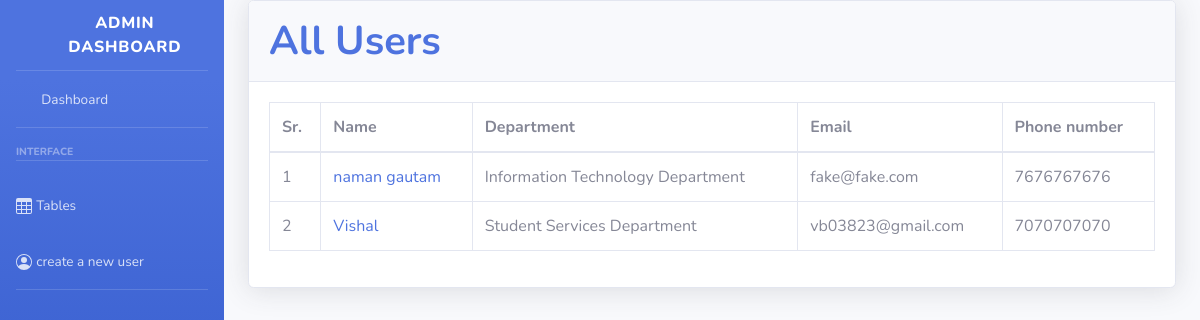
/all_user, run on the app's committed database.
### app1/models.py (models this page shows, shortened)
class Assign(models.Model):
    id = models.CharField(max_length=4, primary_key=True, unique=True, default=generate_id)
    name = models.CharField(max_length=20)
    email = models.EmailField(max_length=30, unique=True)
    dob = models.DateField(null=True, blank=True)
    department = models.ForeignKey('Department', on_delete=models.SET_NULL, null=True, blank=True)
    phone_number = models.CharField(max_length=13, unique=True)
    profile_picture = models.ImageField(upload_to='profile_pictures/', blank=True, null=True)
    user = models.OneToOneField(User, on_delete=models.CASCADE, related_name='assign', null=True, blank=True)
    class Meta:
        default_related_name = 'assign_users'

class Department(models.Model):
    name = models.CharField(max_length=100)

### app1/views.py (the view)
# urls.py: path('all_user',views.view_users, name='view_users'),
def view_users(request):
    assigns = Assign.objects.all()
    for assign in assigns:
        print(assign.id)
    return render(request, 'view_users.html', {'assigns': assigns})

### app1/Templates/view_users.html (shortened to what this page needs)
{% load static %}
<!DOCTYPE html>
<html lang="en">
<head>
    <link href="{% static 'vendor/fontawesome-free/css/all.min.css' %}" rel="stylesheet" type="text/css">
    <link href="{% static 'css/sb-admin-2.min.css' %}" rel="stylesheet">
    <link href="{% static 'vendor/datatables/dataTables.bootstrap4.min.css' %}" rel="stylesheet">
</head>
<body id="page-top">
    <div id="wrapper">
        <ul class="navbar-nav bg-gradient-primary sidebar sidebar-dark accordion" id="accordionSidebar">
            <a class="sidebar-brand d-flex align-items-center justify-content-center" href="/">
                <div class="sidebar-brand-icon rotate-n-15">
                    <i class="fas fa-laugh-wink"></i>
                </div>
                <div class="sidebar-brand-text mx-3">Admin dashboard</div>
            </a>
            <hr class="sidebar-divider my-0">
            <li class="nav-item">
                <a class="nav-link" href="/">
                    <i class="fas fa-fw fa-tachometer-alt"></i>
                    <span>Dashboard</span></a>
            </li>
            <hr class="sidebar-divider">
            <div class="sidebar-heading">
                Interface
            </div>
            <hr class="sidebar-divider">
            <li class="nav-item">
                <a class="nav-link" href="/table" , target="_blank">
                    <span>Tables</span></a>
            </li>
            <li class="nav-item">
                <a class="nav-link" href="/create_user">
                    <span>create a new user</span></a>
            </li>
            <hr class="sidebar-divider d-none d-md-block">
        </ul>
        <div id="content-wrapper" class="d-flex flex-column">
            <div id="content">
                <div class="container-fluid">
                    <div class="card shadow mb-4">
                        <div class="card-header py-3">
                            <h1 class="m-0 font-weight-bold text-primary">All Users</h1>
                        </div>
                        <div class="card-body">
                            <div class="table-responsive">
                                <table class="table table-bordered" id="dataTable" width="100%" cellspacing="0">
                                    <thead>
                                        <tr>
                                            <th>Sr.</th>
                                            <th>Name</th>
                                            <th>Department</th>
                                            <th>Email</th>
                                            <th>Phone number</th>
                                        </tr>
                                    </thead>
                                    <tbody>
                                        {% for assign in assigns %}
                                        <tr>
                                            <td>{{ forloop.counter }}</td>
                                            <td><a href="{% url 'edit_user' assign.id %}" target="_blank">
                                                {{ assign.name }}</a>
                                            </td>
                                            <td>{{ assign.department.name }}</td>
                                            <td>{{ assign.email }}</td>
                                            <td>{{ assign.phone_number }}</td>
                                        </tr>
                                        {% endfor %}
                                    </tbody>
                                </table>
                            </div>
                        </div>
                    </div>
                </div>
</body>
</html>

### data on the page
Assign: name "naman gautam", department.name "Information Technology Department", email "fake@fake.com", phone_number "7676767676"
Assign: name "Vishal", department.name "Student Services Department", email "vb03823@gmail.com", phone_number "7070707070"
